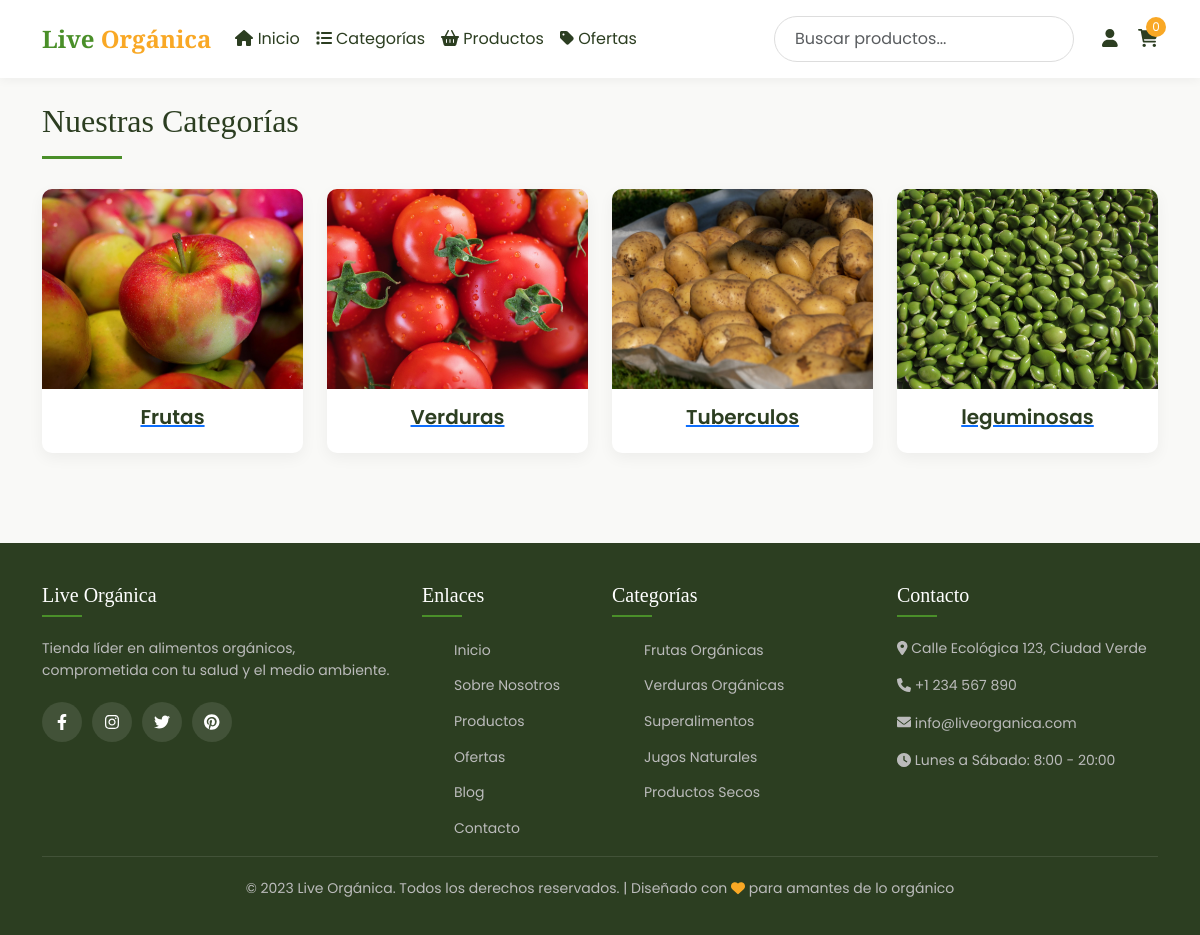
Page /categorias/ on the committed database.
### productos/models.py (models this page shows, shortened)
class Categoria(models.Model):
    nombre = models.CharField(max_length=100, unique=True)
    imagen = models.ImageField(upload_to='categorias/', null=True, blank=True)  # Permite valores nulos inicialmente

### productos/views.py (the view)
# urls.py: path('categorias/', lista_categorias, name='lista_categorias'),
def lista_categorias(request):
    categorias = Categoria.objects.all()
    return render(request, 'productos/lista_categorias.html', {'categorias': categorias})

### productos/context_processors.py (called while the page is built)
def total_productos_en_carrito(request):
    carrito_items = Carrito.objects.all()
    total_items = sum(item.cantidad for item in carrito_items)
    return {
        'total_productos_en_carrito': total_items,
        'vista_previa_carrito': carrito_items
    }

### productos/templates/productos/lista_categorias.html
{% load static %}
{% include 'productos/menu.html' %}
{% include 'productos/categorias_listas.html' %}
</div>
{% include 'productos/footer.html' %}

### productos/templates/productos/categorias_listas.html (shortened to what this page needs)
 <div class="container mt-4">
        <h2>Nuestras Categorías</h2>
        <div class="row">
            {% for categoriax in categorias %}
            <div class="col-md-3">
                <div class="card">
                    <a href="">
                        <img src="{{ categoriax.imagen.url }}" class="card-img-top" alt="{{ categoriax.nombre }}">
                        <div class="card-body text-center">
                            <a href="{% url 'categoria' categoriax.id %}">
                            <h5 class="card-title">{{ categoriax.nombre }}</h5>
                            </a>
                        </div>
                    </a>
                </div>
            </div>
            {% endfor %}
        </div>

### static/css/styles.css (style rules this page uses)
:root { --primary: #4a8f29; --primary-light: #6bbf47; --secondary: #f8f1e5; --dark: #2c3e21; --light: #ffffff; --accent: #f9a825; }
body { font-family: 'Poppins', sans-serif; background-color: #f9f9f7; color: var(--dark); line-height: 1.6; }
h2 { font-family: 'Playfair Display', serif; font-size: 32px; color: var(--dark); margin-bottom: 30px; position: relative; }
h2::after { content: ''; display: block; width: 80px; height: 3px; background-color: var(--primary); margin: 15px 0 0; }
.card { border: none; border-radius: 10px; overflow: hidden; box-shadow: 0 5px 15px rgba(0, 0, 0, 0.05); transition: all 0.3s; margin-bottom: 30px; }
.card-img-top { height: 200px; object-fit: cover; transition: transform 0.5s; }
.card-title { font-weight: 600; color: var(--dark); }

### rows in the picture
Categoria: imagen (picture), nombre "Frutas"
Categoria: imagen (picture), nombre "Verduras"
Categoria: imagen (picture), nombre "Tuberculos"
Categoria: imagen (picture), nombre "leguminosas"

### other values in the picture
{{ total_productos_en_carrito }} "0"
